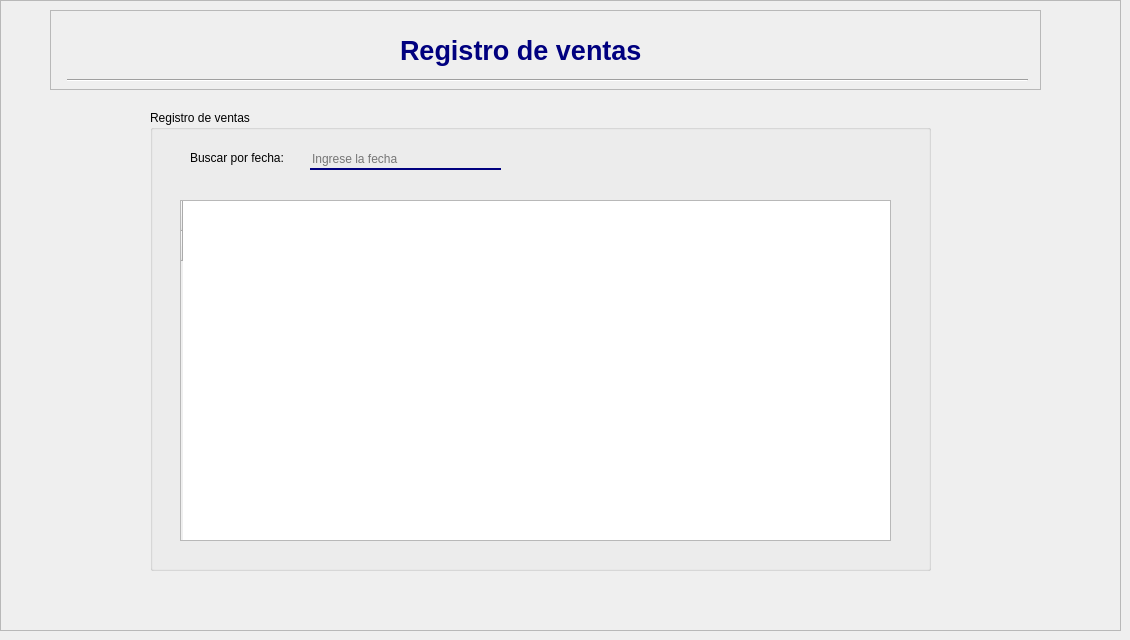
     <widget class="QWidget" name="page_detalles_ventas">
      <widget class="QFrame" name="frame_16">
       <property name="geometry">
        <rect>
         <x>0</x>
         <y>0</y>
         <width>1121</width>
         <height>631</height>
        </rect>
       </property>
       <property name="frameShape">
        <enum>QFrame::StyledPanel</enum>
       </property>
       <property name="frameShadow">
        <enum>QFrame::Raised</enum>
       </property>
       <widget class="QFrame" name="frame_17">
        <property name="geometry">
         <rect>
          <x>50</x>
          <y>10</y>
          <width>991</width>
          <height>80</height>
         </rect>
        </property>
        <property name="frameShape">
         <enum>QFrame::StyledPanel</enum>
        </property>
        <property name="frameShadow">
         <enum>QFrame::Raised</enum>
        </property>
        <widget class="QLabel" name="label_102">
         <property name="geometry">
          <rect>
           <x>920</x>
           <y>10</y>
           <width>61</width>
           <height>51</height>
          </rect>
         </property>
         <property name="text">
          <string/>
         </property>
         <property name="pixmap">
          <pixmap>imagenes/istockphoto-1138644570-612x612.jpg</pixmap>
         </property>
         <property name="scaledContents">
          <bool>true</bool>
         </property>
        </widget>
        <widget class="Line" name="line_8">
         <property name="geometry">
          <rect>
           <x>17</x>
           <y>60</y>
           <width>961</width>
           <height>20</height>
          </rect>
         </property>
         <property name="orientation">
          <enum>Qt::Horizontal</enum>
         </property>
        </widget>
        <widget class="QLabel" name="label_103">
         <property name="geometry">
          <rect>
           <x>350</x>
           <y>20</y>
           <width>311</width>
           <height>41</height>
          </rect>
         </property>
         <property name="font">
          <font>
           <family>Tahoma</family>
           <pointsize>20</pointsize>
           <weight>75</weight>
           <bold>true</bold>
          </font>
         </property>
         <property name="text">
          <string>&lt;html&gt;&lt;head/&gt;&lt;body&gt;&lt;p&gt;&lt;span style=&quot; color:#00007f;&quot;&gt;Registro de ventas&lt;/span&gt;&lt;/p&gt;&lt;/body&gt;&lt;/html&gt;</string>
         </property>
         <property name="textFormat">
          <enum>Qt::AutoText</enum>
         </property>
        </widget>
       </widget>
       <widget class="QGroupBox" name="groupBox_18">
        <property name="geometry">
         <rect>
          <x>150</x>
          <y>110</y>
          <width>781</width>
          <height>461</height>
         </rect>
        </property>
        <property name="title">
         <string>Registro de ventas</string>
        </property>
        <widget class="QLabel" name="label_6">
         <property name="geometry">
          <rect>
           <x>40</x>
           <y>40</y>
           <width>131</width>
           <height>16</height>
          </rect>
         </property>
         <property name="text">
          <string>Buscar por fecha: </string>
         </property>
        </widget>
        <widget class="QTableWidget" name="tabla_registroVentas">
         <property name="geometry">
          <rect>
           <x>30</x>
           <y>90</y>
           <width>711</width>
           <height>341</height>
          </rect>
         </property>
         <row>
          <property name="text">
           <string/>
          </property>
         </row>
         <row>
          <property name="text">
           <string/>
          </property>
         </row>
        </widget>
        <widget class="QPushButton" name="btn_actualizarVent">
         <property name="enabled">
          <bool>true</bool>
         </property>
         <property name="geometry">
          <rect>
           <x>700</x>
           <y>50</y>
           <width>31</width>
           <height>21</height>
          </rect>
         </property>
         <property name="styleSheet">
          <string notr="true">QPushButton{
	border-radius: None;
}

QPushButton:hover{
	border: 2px solid #173264;
	
}</string>
         </property>
         <property name="text">
          <string/>
         </property>
         <property name="icon">
          <iconset>
           <normaloff>imagenes/flecha-de-carga.png</normaloff>imagenes/flecha-de-carga.png</iconset>
         </property>
         <property name="iconSize">
          <size>
           <width>20</width>
           <height>20</height>
          </size>
         </property>
        </widget>
        <widget class="QLineEdit" name="txtBuscarFecha">
         <property name="enabled">
          <bool>true</bool>
         </property>
         <property name="geometry">
          <rect>
           <x>160</x>
           <y>40</y>
           <width>191</width>
           <height>20</height>
          </rect>
         </property>
         <property name="styleSheet">
          <string notr="true">background-color:rgba(0,0,0,0);
border:none;
border-bottom:2px solid rgba(0, 0, 127,255);
color: rgb(0, 0, 0);
padding-botom:7px;</string>
         </property>
         <property name="placeholderText">
          <string>Ingrese la fecha</string>
         </property>
        </widget>
        <widget class="QPushButton" name="btnBuscVenta">
         <property name="enabled">
          <bool>true</bool>
         </property>
         <property name="geometry">
          <rect>
           <x>370</x>
           <y>40</y>
           <width>31</width>
           <height>21</height>
          </rect>
         </property>
         <property name="styleSheet">
          <string notr="true">QPushButton{
	border-radius: None;
}

QPushButton:hover{
	border: 2px solid #173264;
	
}</string>
         </property>
         <property name="text">
          <string/>
         </property>
         <property name="icon">
          <iconset>
           <normaloff>imagenes/lupa.png</normaloff>imagenes/lupa.png</iconset>
         </property>
         <property name="iconSize">
          <size>
           <width>20</width>
           <height>20</height>
          </size>
         </property>
        </widget>
       </widget>
      </widget>
     </widget>
